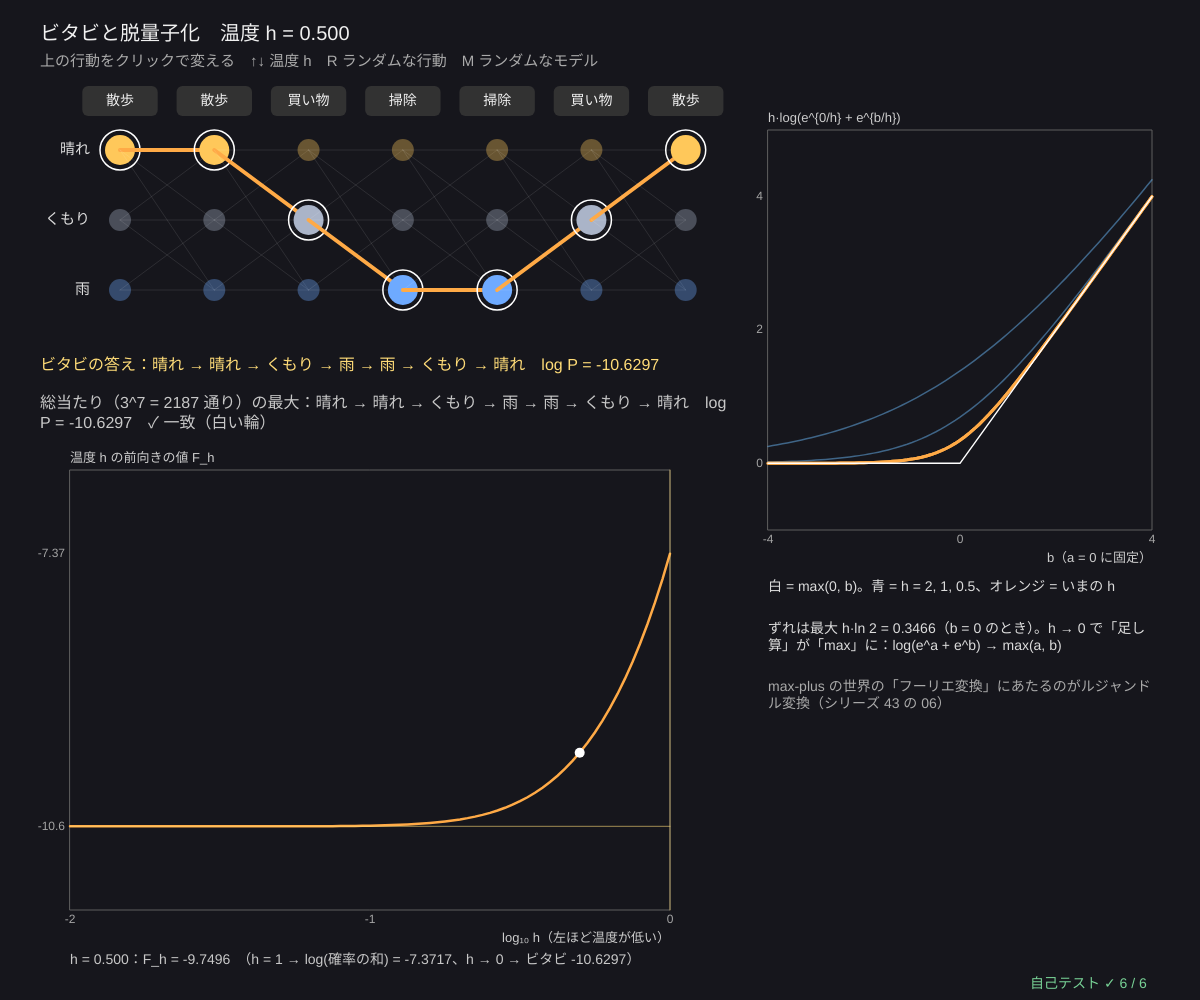
Frame 1 (no input)
Frame 60 (no input): identical to frame 1, image omitted
Frame 120 (the mouse pressed at the canvas centre since frame 60): identical to frame 1, image omitted

The p5.js sketch that drew this single still picture (run headless with seeded random() and noise() and a simulated clock; from frame 60 on, the mouse is pressed at the canvas centre):

// p5.js sketch
// ── sketch.js
// ============================================
// 13 ビタビと脱量子化 ─ 確率の掛け算は対数にすると足し算、「いちばん大きい」は max → 最尤の道さがしはマックスプラスの行列計算
// 隠れマルコフモデル：天気（晴れ・くもり・雨）は見えず、友だちの行動（散歩・買い物・掃除）だけが見える
//   ビタビ：δ_t(j) = max_i (δ_{t−1}(i) + log a_ij) + log b_j(o_t)。確率 0 の遷移は log 0 = −∞ = ε
// 温度 h の log-sum-exp：h·log(e^{a/h} + e^{b/h}) は h → 0 で max(a, b)（マスロフの脱量子化）。h = 1 なら前向きアルゴリズム（確率の和）
// 上の行動をクリックで変える / ↑↓ 温度 h / R ランダムな行動 / M ランダムなモデル
// ============================================

const ST = ['晴れ', 'くもり', '雨'], OB = ['散歩', '買い物', '掃除'];
let pi0 = [0.5, 0.3, 0.2];                                                    // ★ はじめの天気の確率
let trans = [[0.6, 0.3, 0.1], [0.3, 0.4, 0.3], [0, 0.4, 0.6]];                // ★ a_ij = 今日 i → 明日 j（雨 → 晴れ は 0）
let emit = [[0.6, 0.3, 0.1], [0.3, 0.4, 0.3], [0.1, 0.3, 0.6]];               // ★ b_j(o) = 天気 j のとき行動 o
let obs = [0, 0, 1, 2, 2, 1, 0], hTemp = 0.5, vit = null, bf = null;          // ★ 見えた行動の列、温度 h

function setup() { createCanvas(windowWidth, windowHeight); textWrap(CHAR); selfTest(); recompute(); }
function lg(p) { return p > 0 ? Math.log(p) : NEG_INF; }
// ★ 温度 h の log-sum-exp（大きい数でもあふれないように max を引いてから）。h → 0 で max
function lseH(arr, h) {
  let m = arr.reduce((a, b) => mpAdd(a, b), NEG_INF); if (m === NEG_INF) return NEG_INF;
  let s = 0; for (let v of arr) if (v !== NEG_INF) s += Math.exp((v - m) / h);
  return m + h * Math.log(s);
}
// ★ ビタビ（max-plus の行列とベクトルの積をくり返す）＋ 道のもどり
function viterbi(p0, A, B, o) {
  let L = A.map((r) => r.map(lg)), d = p0.map((p, j) => mpMul(lg(p), lg(B[j][o[0]]))), back = [];
  for (let t = 1; t < o.length; t++) {
    let nd = [], bp = [];
    for (let j = 0; j < p0.length; j++) { let best = NEG_INF, arg = 0; for (let i = 0; i < p0.length; i++) { let v = mpMul(d[i], L[i][j]); if (v > best) { best = v; arg = i; } } nd.push(mpMul(best, lg(B[j][o[t]]))); bp.push(arg); }
    back.push(bp); d = nd;
  }
  let last = 0; d.forEach((v, j) => { if (v > d[last]) last = j; });
  let path = [last]; for (let t = back.length - 1; t >= 0; t--) path.unshift(back[t][path[0]]);
  return { logp: d[last], path, delta: d };
}
// ★ 温度 h の前向きアルゴリズム：max を h·log-sum-exp に替えただけ（h = 1 で本当の確率の和）
function forwardH(p0, A, B, o, h) {
  let L = A.map((r) => r.map(lg)), f = p0.map((p, j) => mpMul(lg(p), lg(B[j][o[0]])));
  for (let t = 1; t < o.length; t++) f = p0.map((_, j) => mpMul(lseH(f.map((v, i) => mpMul(v, L[i][j])), h), lg(B[j][o[t]])));
  return lseH(f, h);
}
function bruteAll(p0, A, B, o) {      // 総当たり：3^T 通りの天気の列すべて
  let n = p0.length, T = o.length, best = { lp: NEG_INF, path: null }, sum = 0;
  for (let code = 0; code < n ** T; code++) {
    let s = [], c = code; for (let t = 0; t < T; t++) { s.push(c % n); c = Math.floor(c / n); }
    let p = p0[s[0]] * B[s[0]][o[0]]; for (let t = 1; t < T; t++) p *= A[s[t - 1]][s[t]] * B[s[t]][o[t]];
    sum += p; if (lg(p) > best.lp) best = { lp: lg(p), path: s };
  }
  return { best, logSum: lg(sum) };
}
function recompute() { vit = viterbi(pi0, trans, emit, obs); bf = bruteAll(pi0, trans, emit, obs); }

function draw() {
  background(22, 22, 28);
  let T = obs.length, cw = Math.min(110, (width * 0.55) / T), ox = 120, oy = 150, rh = 70, cols = [[255, 200, 90], [170, 180, 200], [110, 170, 255]];
  // ---- 見えた行動とトレリス
  for (let t = 0; t < T; t++) {
    noStroke(); fill(50); rect(ox + t * cw - cw * 0.4, oy - 64, cw * 0.8, 30, 6);
    fill(240); textAlign(CENTER, CENTER); textSize(14); text(OB[obs[t]], ox + t * cw, oy - 49);
    for (let j = 0; j < 3; j++) {
      let on = vit.path[t] === j, bon = bf.best.path[t] === j;
      if (t > 0) for (let i = 0; i < 3; i++) if (trans[i][j] > 0) { stroke(255, 255, 255, 25); strokeWeight(1); line(ox + (t - 1) * cw, oy + i * rh, ox + t * cw, oy + j * rh); }
      if (t > 0 && on) { stroke(255, 170, 70); strokeWeight(4); line(ox + (t - 1) * cw, oy + vit.path[t - 1] * rh, ox + t * cw, oy + j * rh); }
      noStroke(); fill(...cols[j], on ? 255 : 90); circle(ox + t * cw, oy + j * rh, on ? 30 : 22);
      if (bon) { noFill(); stroke(255); strokeWeight(1.5); circle(ox + t * cw, oy + j * rh, 40); }
    }
  }
  noStroke(); fill(220); textSize(15); textAlign(RIGHT, CENTER); for (let j = 0; j < 3; j++) text(ST[j], ox - 30, oy + j * rh);
  textAlign(LEFT, BASELINE); fill(255, 220, 120); textSize(16);
  let y0 = oy + 3 * rh + 10;
  text('ビタビの答え：' + vit.path.map((j) => ST[j]).join(' → ') + '　log P = ' + mpFmt(vit.logp, 4), 40, y0);
  fill(200); text('総当たり（3^' + T + ' = ' + 3 ** T + ' 通り）の最大：' + bf.best.path.map((j) => ST[j]).join(' → ') + '　log P = ' + mpFmt(bf.best.lp, 4) + (near(bf.best.lp, vit.logp, 1e-9) ? '　✓ 一致（白い輪）' : ''), 40, y0 + 26, width * 0.58);
  // ---- 温度 h の前向き：h → 0 でビタビ
  let g = { x: 70, y: y0 + 100, w: width * 0.5, h: height - y0 - 190, x0: Math.log10(0.01), x1: 0, y0: vit.logp - 1, y1: bf.logSum + 1 };
  plotAxes(g, 'log₁₀ h（左ほど温度が低い）', '温度 h の前向きの値 F_h', [-2, -1, 0], [+vit.logp.toFixed(2), +bf.logSum.toFixed(2)]);
  let pts = []; for (let q = 0; q <= 80; q++) { let lh = g.x0 + ((g.x1 - g.x0) * q) / 80; pts.push([gX(g, lh), gY(g, forwardH(pi0, trans, emit, obs, 10 ** lh))]); }
  stroke(255, 170, 70); strokeWeight(2.5); polyline(pts);
  stroke(255, 220, 120, 150); strokeWeight(1); line(g.x, gY(g, vit.logp), g.x + g.w, gY(g, vit.logp)); line(gX(g, 0), g.y, gX(g, 0), g.y + g.h);
  let Fh = forwardH(pi0, trans, emit, obs, hTemp); noStroke(); fill(255); circle(gX(g, Math.log10(hTemp)), gY(g, Fh), 10);
  fill(200); textSize(14); textAlign(LEFT, BASELINE);
  text('h = ' + hTemp.toFixed(3) + '：F_h = ' + Fh.toFixed(4) + '　（h = 1 → log(確率の和) = ' + bf.logSum.toFixed(4) + '、h → 0 → ビタビ ' + vit.logp.toFixed(4) + '）', g.x, g.y + g.h + 54);
  // ---- 2 つの数の log-sum-exp
  let g2 = { x: width * 0.64, y: 130, w: width * 0.32, h: height * 0.4, x0: -4, x1: 4, y0: -1, y1: 5 };
  plotAxes(g2, 'b（a = 0 に固定）', 'h·log(e^{0/h} + e^{b/h})', [-4, 0, 4], [0, 2, 4]);
  for (let hh of [2, 1, 0.5, hTemp]) {
    let q = []; for (let s = 0; s <= 80; s++) { let b = -4 + (8 * s) / 80; q.push([gX(g2, b), gY(g2, lseH([0, b], hh))]); }
    stroke(hh === hTemp ? color(255, 170, 70) : color(110, 190, 255, 120)); strokeWeight(hh === hTemp ? 3 : 1.5); polyline(q);
  }
  stroke(255); strokeWeight(1.5); polyline([[gX(g2, -4), gY(g2, 0)], [gX(g2, 0), gY(g2, 0)], [gX(g2, 4), gY(g2, 4)]]);
  noStroke(); fill(220); textSize(14);
  text('白 = max(0, b)。青 = h = 2, 1, 0.5、オレンジ = いまの h', g2.x, g2.y + g2.h + 50, g2.w);
  text('ずれは最大 h·ln 2 = ' + (hTemp * Math.log(2)).toFixed(4) + '（b = 0 のとき）。h → 0 で「足し算」が「max」に：log(e^a + e^b) → max(a, b)', g2.x, g2.y + g2.h + 92, g2.w);
  fill(170); text('max-plus の世界の「フーリエ変換」にあたるのがルジャンドル変換（シリーズ 43 の 06）', g2.x, g2.y + g2.h + 150, g2.w);
  fill(240); textSize(20); text('ビタビと脱量子化　温度 h = ' + hTemp.toFixed(3), 40, 40);
  fill(170); textSize(15); text('上の行動をクリックで変える　↑↓ 温度 h　R ランダムな行動　M ランダムなモデル', 40, 66);
  drawSelfTest(width - 170, height - 12);
}

function mousePressed() {
  let T = obs.length, cw = Math.min(110, (width * 0.55) / T);
  for (let t = 0; t < T; t++) if (Math.abs(mouseX - (120 + t * cw)) < cw * 0.4 && Math.abs(mouseY - (150 - 49)) < 16) { obs[t] = (obs[t] + 1) % 3; recompute(); }
}
function keyPressed() {
  if (key === UP_ARROW) hTemp = Math.min(1, hTemp * 1.25);
  if (key === DOWN_ARROW) hTemp = Math.max(0.01, hTemp / 1.25);
  if (key === 'r' || key === 'R') { obs = obs.map(() => Math.floor(Math.random() * 3)); recompute(); }
  if (key === 'm' || key === 'M') { seedRng(Math.floor(Math.random() * 1e6)); [pi0, trans, emit] = randomModel(); recompute(); }
  return false;
}
function randomModel() { let rowP = () => { let r = [rnd() + 0.05, rnd() + 0.05, rnd() + 0.05], s = r[0] + r[1] + r[2]; return r.map((v) => v / s); }; return [rowP(), [rowP(), rowP(), rowP()], [rowP(), rowP(), rowP()]]; }

// ---- 自己テスト
function selfTest() {
  selfTestResults = [];
  seedRng(13);
  let okP = true, okV = true, okF = true, okH = true;
  for (let t = 0; t < 30; t++) {
    let [p0, A, B] = randomModel(), o = Array.from({ length: 6 }, () => rndInt(0, 2)), v = viterbi(p0, A, B, o), b = bruteAll(p0, A, B, o);
    if (v.path.join() !== b.best.path.join()) okP = false;
    if (!near(v.logp, b.best.lp, 1e-9)) okV = false;
    if (!near(forwardH(p0, A, B, o, 1), b.logSum, 1e-9)) okF = false;
    let F = forwardH(p0, A, B, o, 0.01); if (!(F >= v.logp - 1e-9 && F <= v.logp + 0.01 * 6 * Math.log(3) + 1e-9)) okH = false;
  }
  check('ビタビの道 = 総当たりの最尤の道（ランダムなモデル 30 個、長さ 6）', okP);
  check('ビタビの log P = 総当たりの最大（10⁻⁹ まで）', okV);
  check('温度 h = 1 の前向き = log(全部の道の確率の和)（前向きアルゴリズム）', okF);
  check('h = 0.01：ビタビ ≤ F_h ≤ ビタビ + h·T·ln 3（脱量子化の誤差の上限）', okH);
  let ok2 = true; for (let t = 0; t < 200; t++) { let a = rnd() * 20 - 10, b = rnd() * 20 - 10, h = 0.01 + rnd() * 3, L = lseH([a, b], h); if (!(L >= Math.max(a, b) - 1e-12 && L <= Math.max(a, b) + h * Math.log(2) + 1e-12) || !near(L, h * Math.log(Math.exp(a / h) + Math.exp(b / h)), 1e-9)) ok2 = false; }
  check('2 つの数：max(a, b) ≤ h·log(e^{a/h} + e^{b/h}) ≤ max(a, b) + h·ln 2、ふつうの式と一致', ok2);
  check('あふれない・NaN なし：a = b = 1000、h = 0.001 → 1000 + 0.001·ln 2。全部 ε なら ε', near(lseH([1000, 1000], 0.001), 1000 + 0.001 * Math.log(2), 1e-9) && lseH([NEG_INF, NEG_INF], 0.5) === NEG_INF && noNaN(viterbi(pi0, trans, emit, [2, 2, 0, 0]).delta));
  reportSelfTest();
}

// ---------- やってみよう ----------
// 1. 行動を「掃除」ばかりにすると、ビタビの答えは？ 途中に「散歩」を 1 つ入れると？
// 2. ↓ で h を小さくして、オレンジの曲線が白い max の折れ線に近づくのを見よう
// 3. 雨 → 晴れ の確率は 0（log 0 = ε）。ビタビの道に「雨 → 晴れ」が出てこないことを確かめよう
// 4. h = 1 の値は「どの天気の列でもいいから、この行動になる確率」の対数。ビタビとの差は何を表す？
// 5. 音声認識・DNA の並べ方・誤り訂正符号も、このビタビ（max-plus の動的計画法）で解いている

// ==================================================
// ここから下は「マックスプラスの道具」（中身は読まなくても OK。消さないでね）
// ==================================================
// ---- マックスプラスの数：ε = −∞（「ゼロ」= 起きない・制約なし）、e = 0（「いち」= 待ち時間なし）
const NEG_INF = -Infinity;
function mpAdd(a, b) { return a >= b ? a : b; }                                   // a ⊕ b = max(a, b)
function mpMul(a, b) { return a === NEG_INF || b === NEG_INF ? NEG_INF : a + b; }  // a ⊗ b = a + b（ε があれば ε。−∞ + ∞ を作らない）
function mpFmt(v, d) {                                                             // ε を「ε」と表示（−Infinity を見せない）
  if (v === NEG_INF) return 'ε';
  if (v === Infinity) return '+∞';
  if (typeof v !== 'number' || v !== v) return '?';
  let s = (+v.toFixed(d === undefined ? 1 : d)).toString();
  return s === '-0' ? '0' : s;
}
// ---- 種つきの乱数（同じ種なら毎回同じ列）
let rngState = 1;
function seedRng(s) { rngState = (s >>> 0) || 1; }
function rnd() {                       // 0〜1 の一様乱数（mulberry32）
  rngState = (rngState + 0x6d2b79f5) >>> 0;
  let t = rngState;
  t = Math.imul(t ^ (t >>> 15), t | 1);
  t ^= t + Math.imul(t ^ (t >>> 7), t | 61);
  return ((t ^ (t >>> 14)) >>> 0) / 4294967296;
}
function rndInt(a, b) { return a + Math.floor(rnd() * (b - a + 1)); }
// ---- グラフと図の道具：g = { x, y, w, h, x0, x1, y0, y1 }
function clampv(v, a, b) { return v < a ? a : v > b ? b : v; }
function gX(g, v) { return g.x + clampv((v - g.x0) / (g.x1 - g.x0), -0.02, 1.02) * g.w; }
function gY(g, v) { return g.y + g.h - clampv((v - g.y0) / (g.y1 - g.y0), -0.02, 1.02) * g.h; }
function plotAxes(g, xl, yl, xt, yt) {
  stroke(95); strokeWeight(1); noFill(); rect(g.x, g.y, g.w, g.h);
  noStroke(); fill(165); textSize(12); textAlign(CENTER, TOP);
  for (let v of xt) text(+v.toPrecision(3), gX(g, v), g.y + g.h + 4);
  textAlign(RIGHT, CENTER);
  for (let v of yt) text(+v.toPrecision(3), g.x - 5, gY(g, v));
  textAlign(LEFT, BASELINE); fill(205); textSize(13);
  text(xl, g.x + g.w - textWidth(xl), g.y + g.h + 32); text(yl, g.x, g.y - 8);
}
function polyline(pts) {               // 点が 2 つ以上あるときだけ折れ線を描く
  if (pts.length < 2) return;
  noFill(); beginShape(); for (let p of pts) vertex(p[0], p[1]); endShape();
}
// ---- 自己テストの道具
let selfTestResults = [];
function check(name, cond) { selfTestResults.push({ name, ok: !!cond }); }
function near(a, b, tol) { return a !== null && a !== undefined && isFinite(a) && Math.abs(a - b) <= (tol === undefined ? 1e-9 : tol); }
function noNaN(v) { return Array.isArray(v) ? v.every(noNaN) : !(typeof v === 'number' && v !== v); }
function reportSelfTest() { for (let r of selfTestResults) (r.ok ? console.log : console.error)((r.ok ? '✓ ' : '✗ ') + r.name); }
function selfTestLine() { let n = selfTestResults.filter((r) => r.ok).length; return '自己テスト ' + (n === selfTestResults.length ? '✓ ' : '✗ ') + n + ' / ' + selfTestResults.length; }
function drawSelfTest(x, y) { noStroke(); fill(selfTestResults.every((r) => r.ok) ? color(120, 210, 150) : color(255, 90, 90)); textSize(14); textAlign(LEFT, BASELINE); text(selfTestLine(), x, y); }
